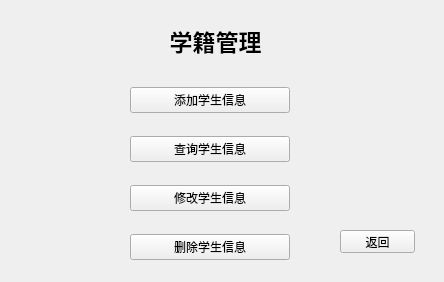
<?xml version="1.0" encoding="UTF-8"?>
<ui version="4.0">
 <class>StuInfo</class>
 <widget class="QMainWindow" name="StuInfo">
  <property name="geometry">
   <rect>
    <x>0</x>
    <y>0</y>
    <width>444</width>
    <height>282</height>
   </rect>
  </property>
  <property name="windowTitle">
   <string>学籍管理</string>
  </property>
  <property name="styleSheet">
   <string notr="true">background-image: url(:/background/8.jpg);</string>
  </property>
  <widget class="QWidget" name="centralwidget">
   <widget class="QLabel" name="label">
    <property name="geometry">
     <rect>
      <x>70</x>
      <y>20</y>
      <width>291</width>
      <height>41</height>
     </rect>
    </property>
    <property name="font">
     <font>
      <pointsize>17</pointsize>
      <weight>75</weight>
      <bold>true</bold>
     </font>
    </property>
    <property name="text">
     <string>学籍管理</string>
    </property>
    <property name="alignment">
     <set>Qt::AlignCenter</set>
    </property>
   </widget>
   <widget class="QWidget" name="verticalLayoutWidget">
    <property name="geometry">
     <rect>
      <x>130</x>
      <y>70</y>
      <width>160</width>
      <height>211</height>
     </rect>
    </property>
    <layout class="QVBoxLayout" name="verticalLayout">
     <item>
      <widget class="QPushButton" name="addfinfo">
       <property name="styleSheet">
        <string notr="true">background-image: url(:/background/4.jpg);</string>
       </property>
       <property name="text">
        <string>添加学生信息</string>
       </property>
      </widget>
     </item>
     <item>
      <widget class="QPushButton" name="selectinfo">
       <property name="styleSheet">
        <string notr="true">background-image: url(:/background/4.jpg);</string>
       </property>
       <property name="text">
        <string>查询学生信息</string>
       </property>
      </widget>
     </item>
     <item>
      <widget class="QPushButton" name="changeinfo">
       <property name="styleSheet">
        <string notr="true">background-image: url(:/background/4.jpg);</string>
       </property>
       <property name="text">
        <string>修改学生信息</string>
       </property>
      </widget>
     </item>
     <item>
      <widget class="QPushButton" name="deleteinfo">
       <property name="styleSheet">
        <string notr="true">background-image: url(:/background/4.jpg);</string>
       </property>
       <property name="text">
        <string>删除学生信息</string>
       </property>
      </widget>
     </item>
    </layout>
   </widget>
   <widget class="QPushButton" name="exit">
    <property name="geometry">
     <rect>
      <x>340</x>
      <y>230</y>
      <width>75</width>
      <height>23</height>
     </rect>
    </property>
    <property name="styleSheet">
     <string notr="true">background-image: url(:/background/4.jpg);</string>
    </property>
    <property name="text">
     <string>返回</string>
    </property>
   </widget>
  </widget>
 </widget>
 <resources/>
 <connections/>
</ui>
